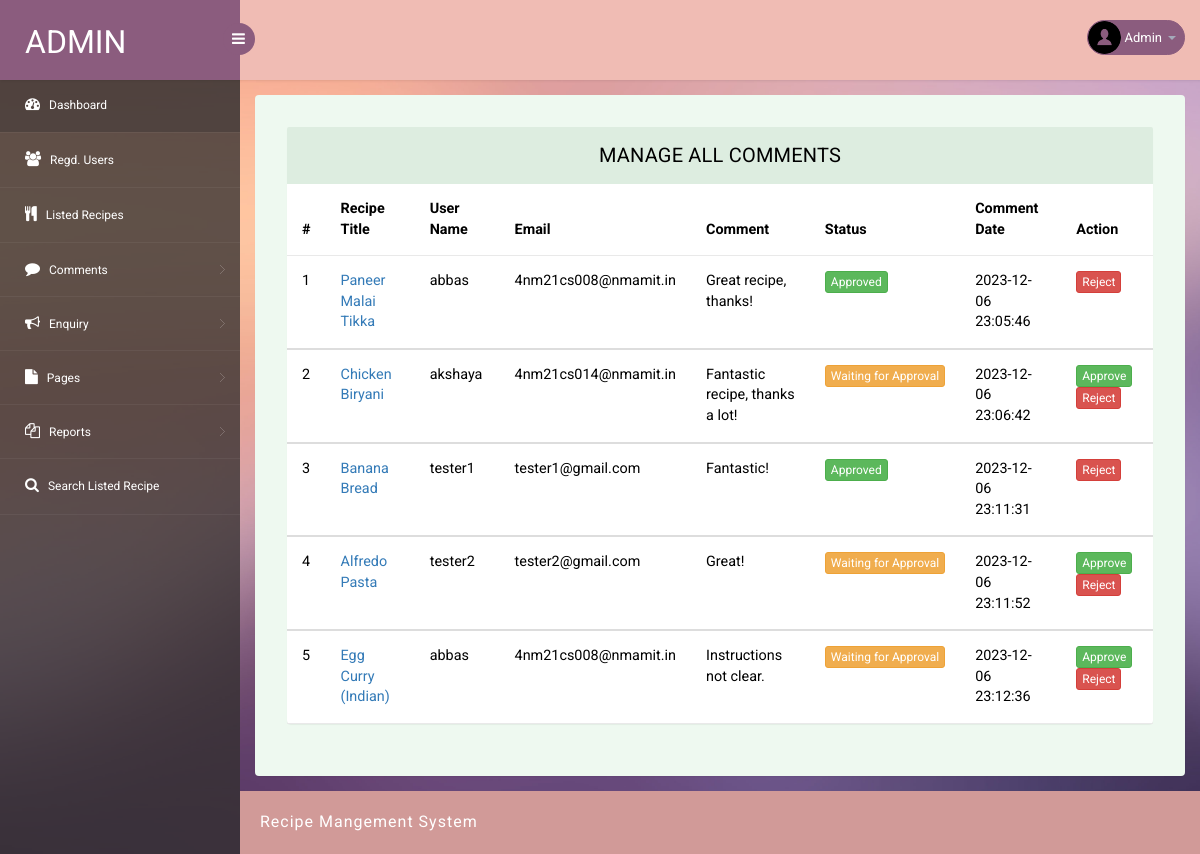
Screenshot of /admin/all-comments.php (signed in) with the database file from the repository.
### tables this page shows
CREATE TABLE `tblcomments` (
  `id` int(11) NOT NULL,
  `recipeId` int(11) DEFAULT NULL,
  `userName` varchar(200) DEFAULT NULL,
  `userEmail` varchar(200) DEFAULT NULL,
  `commentMessage` mediumtext DEFAULT NULL,
  `postingDate` timestamp NULL DEFAULT current_timestamp(),
  `status` int(1) DEFAULT NULL,
  `updationDate` timestamp NULL DEFAULT NULL ON UPDATE current_timestamp()
);

CREATE TABLE `tblrecipes` (
  `id` int(11) NOT NULL,
  `userId` int(11) DEFAULT NULL,
  `recipeTitle` varchar(255) DEFAULT NULL,
  `recipePrepTime` int(11) DEFAULT NULL,
  `recipeCookTime` int(11) DEFAULT NULL,
  `recipeYields` int(11) DEFAULT NULL,
  `recipeIngredients` mediumtext DEFAULT NULL,
  `recipeDescription` mediumtext DEFAULT NULL,
  `recipePicture` varchar(255) DEFAULT NULL,
  `postingDate` timestamp NULL DEFAULT current_timestamp()
);

### admin/all-comments.php (the view, shortened to what this page needs)
<?php   session_start();
include('../includes/dbconnection.php');
if (strlen($_SESSION['frsaid']==0)) {
  header('location:logout.php');
  } else{
?>
<!DOCTYPE html>
<head>
<link rel="stylesheet" href="css/bootstrap.min.css" >
<link href="css/style.css" rel='stylesheet' type='text/css' />
<link href="css/style-responsive.css" rel="stylesheet"/>
<link rel="stylesheet" href="css/font.css" type="text/css"/>
<link href="css/font-awesome.css" rel="stylesheet">
</head>
<body>
<section id="container">
<?php include_once('includes/header.php');?>
<?php include_once('includes/sidebar.php');?>
<section id="main-content">
	<section class="wrapper">
		<div class="table-agile-info">
 <div class="panel panel-default">
    <div class="panel-heading">
    Manage All Comments
    </div>
    <div>
      <table class="table" ui-jq="footable" ui-options='{
        "paging": {
          "enabled": true
        },
        "filtering": {
          "enabled": true
        },
        "sorting": {
          "enabled": true
        }}'>
        <thead>
          <tr>
            <th data-breakpoints="xs">#</th>
            <th>Recipe Title</th>
            <th>User Name</th>
            <th>Email</th>
            <th>Comment</th>
            <th>Status</th>
            <th>Comment Date</th>
            <th data-breakpoints="xs">Action</th>
          </tr>
        </thead>
        <?php
$ret=mysqli_query($con,"SELECT tblrecipes.recipeTitle,tblrecipes.id as rid, tblcomments.* FROM `tblcomments` join tblrecipes on tblrecipes.id=tblcomments.recipeId");
$cnt=1;
while ($row=mysqli_fetch_array($ret)) {
?>
        <tbody>
          <tr data-expanded="true">
            <td><?php echo $cnt;?></td>
            <td><a href="edit-recipe.php?recipeid=<?php echo $row['rid'];?>" target="blank"><?php  echo $row['recipeTitle'];?></a></td>
            <td><?php  echo $row['userName'];?></td>
              <td><?php  echo $row['userEmail'];?></td>
              <td><?php  echo $row['commentMessage'];?></td>
              <td><?php $status=$row['status'];?>
               <?php if($status==''):?>
                <button class="btn btn-warning btn-xs">Waiting for Approval</button>
               <?php elseif($status=='0'): ?>
                <button class="btn btn-danger btn-xs">Rejected</button>
                <?php else: ?>
                  <button class="btn btn-success btn-xs">Approved</button>
                <?php endif;?>
              </td>
                  <td><?php  echo $row['postingDate'];?></td>
                  <td>
                    <?php if($status==''):?>
                     <a href="new-comments.php?action=approve&&cid=<?php echo $row['id']; ?>"  title="Approve this comment" onclick="return confirm('Do you really want to approve this comment?');" class="btn btn-success btn-xs">Approve </a>
                    <a href="new-comments.php?action=reject&&cid=<?php echo $row['id']; ?>"  title="Reject this comment" onclick="return confirm('Do you really want to reject this comment?');" class="btn btn-danger btn-xs">Reject </a>
                  <?php elseif($status=='0'): ?>
                     <a href="new-comments.php?action=approve&&cid=<?php echo $row['id']; ?>"  title="Approve this comment" onclick="return confirm('Do you really want to approve this comment?');" class="btn btn-success btn-xs">Approve </a>
<?php else: ?>
                      <a href="new-comments.php?action=reject&&cid=<?php echo $row['id']; ?>"  title="Reject this comment" onclick="return confirm('Do you really want to reject this comment?');" class="btn btn-danger btn-xs">Reject </a>
                    <?php endif;?>
                </tr>
                <?php
$cnt=$cnt+1;
}?>
 </tbody>
            </table>
    </div>
  </div>
</div>
</section>
		 <?php include_once('includes/footer.php');?>
</section>
</section>
</body>
</html>
<?php }  ?>

### admin/includes/header.php (shortened to what this page needs)
<?php
include('includes/dbconnection.php');
?>
<header class="header fixed-top clearfix">
<div class="brand">
    <a href="dashboard.php" class="logo">
        Admin
    </a>
    <div class="sidebar-toggle-box">
        <div class="fa fa-bars"></div>
    </div>
</div>
<div class="top-nav clearfix">
    <ul class="nav pull-right top-menu">
        <li class="dropdown">
            <a data-toggle="dropdown" class="dropdown-toggle" href="#">
                <?php
$adid=$_SESSION['frsaid'];
$ret=mysqli_query($con,"select AdminName from tbladmin where ID='$adid'");
$row=mysqli_fetch_array($ret);
$name=$row['AdminName'];
?>
                <img alt="" src="images/2.png">
                <span class="username"><?php echo $name; ?></span>
                <b class="caret"></b>
            </a>
        </li>
    </ul>
</div>
</header>

### admin/includes/sidebar.php (shortened to what this page needs)
<aside>
    <div id="sidebar" class="nav-collapse">
        <div class="leftside-navigation">
            <ul class="sidebar-menu" id="nav-accordion">
                <li>
                    <a class="active" href="dashboard.php">
                        <i class="fa fa-dashboard"></i>
                        <span>Dashboard</span>
                    </a>
                </li>
                <li>
                    <a href="reg-users.php">
                        <i class="fa fa-users"></i>
                        <span>Regd. Users </span>
                    </a>
                </li>
        <li>
                    <a href="listed-recipes.php">
                        <i class="icon-food"></i>
                        <span>Listed Recipes </span>
                    </a>
                </li>
               <li class="sub-menu">
                    <a href="javascript:;">
                        <i class="fa fa-comment"></i>
                        <span>Comments</span>
                    </a>
                </li>
               <li class="sub-menu">
                    <a href="javascript:;">
                        <i class="fa fa-bullhorn"></i>
                        <span>Enquiry</span>
                    </a>
                </li>
               <li class="sub-menu">
                    <a href="javascript:;">
                        <i class="fa fa-file"></i>
                        <span>Pages</span>
                    </a>
                </li>
                <li class="sub-menu">
                    <a href="javascript:;">
                        <i class="fa fa-files-o"></i>
                        <span>Reports</span>
                    </a>
                </li>
                <li>
                    <a href="search.php">
                        <i class="fa fa-search"></i>
                        <span>Search Listed Recipe </span>
                    </a>
                </li>
            </ul>            </div>
    </div>
</aside>

### admin/includes/footer.php
<div class="footer">
			<div class="wthree-copyright">
			  <p> Recipe Mangement System </p>
			</div>
		  </div>

### rows the page displays
tblcomments: recipeId.recipeTitle "Paneer Malai Tikka", userName "abbas", userEmail "4nm21cs008@nmamit.in", commentMessage "Great recipe, thanks!", status "Approved", postingDate "2023-12-06 23:05:46"
tblcomments: recipeId.recipeTitle "Chicken Biryani", userName "akshaya", userEmail "4nm21cs014@nmamit.in", commentMessage "Fantastic recipe, thanks a lot!", shows "Waiting for Approval", postingDate "2023-12-06 23:06:42"
tblcomments: recipeId.recipeTitle "Banana Bread", userName "tester1", userEmail "tester1@gmail.com", commentMessage "Fantastic!", status "Approved", postingDate "2023-12-06 23:11:31"
tblcomments: recipeId.recipeTitle "Alfredo Pasta", userName "tester2", userEmail "tester2@gmail.com", commentMessage "Great!", shows "Waiting for Approval", postingDate "2023-12-06 23:11:52"
tblcomments: recipeId.recipeTitle "Egg Curry (Indian)", userName "abbas", userEmail "4nm21cs008@nmamit.in", commentMessage "Instructions not clear.", shows "Waiting for Approval", postingDate "2023-12-06 23:12:36"

### other values shown
$name "Admin"
